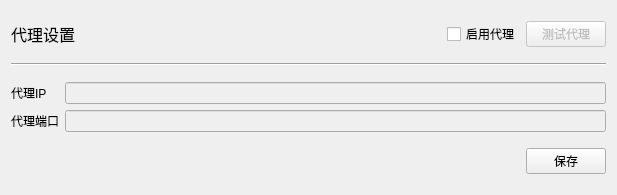
<?xml version="1.0" encoding="UTF-8"?>
<ui version="4.0">
 <class>ConfigForm</class>
 <widget class="QWidget" name="ConfigForm">
  <property name="geometry">
   <rect>
    <x>0</x>
    <y>0</y>
    <width>617</width>
    <height>195</height>
   </rect>
  </property>
  <property name="windowTitle">
   <string>设置</string>
  </property>
  <layout class="QVBoxLayout" name="verticalLayout" stretch="1,1,100,1">
   <item>
    <layout class="QHBoxLayout" name="horizontalLayout" stretch="0,0,0,0">
     <item>
      <widget class="QLabel" name="label">
       <property name="font">
        <font>
         <family>方正黑体简体</family>
         <pointsize>12</pointsize>
        </font>
       </property>
       <property name="text">
        <string>代理设置</string>
       </property>
      </widget>
     </item>
     <item>
      <spacer name="horizontalSpacer">
       <property name="orientation">
        <enum>Qt::Horizontal</enum>
       </property>
       <property name="sizeHint" stdset="0">
        <size>
         <width>40</width>
         <height>20</height>
        </size>
       </property>
      </spacer>
     </item>
     <item>
      <widget class="QCheckBox" name="ifProxyCheckBox">
       <property name="text">
        <string>启用代理</string>
       </property>
      </widget>
     </item>
     <item>
      <widget class="QPushButton" name="testProxyButton">
       <property name="enabled">
        <bool>false</bool>
       </property>
       <property name="text">
        <string>测试代理</string>
       </property>
      </widget>
     </item>
    </layout>
   </item>
   <item>
    <widget class="Line" name="line">
     <property name="orientation">
      <enum>Qt::Horizontal</enum>
     </property>
    </widget>
   </item>
   <item>
    <layout class="QGridLayout" name="gridLayout">
     <item row="0" column="0">
      <widget class="QLabel" name="label_2">
       <property name="text">
        <string>代理IP</string>
       </property>
      </widget>
     </item>
     <item row="0" column="1">
      <widget class="QLineEdit" name="proxyIpLineEdit">
       <property name="enabled">
        <bool>false</bool>
       </property>
      </widget>
     </item>
     <item row="1" column="0">
      <widget class="QLabel" name="label_3">
       <property name="text">
        <string>代理端口</string>
       </property>
      </widget>
     </item>
     <item row="1" column="1">
      <widget class="QLineEdit" name="proxyPortLineEdit">
       <property name="enabled">
        <bool>false</bool>
       </property>
      </widget>
     </item>
    </layout>
   </item>
   <item>
    <layout class="QHBoxLayout" name="horizontalLayout_3">
     <item>
      <widget class="QLabel" name="label_4">
       <property name="font">
        <font>
         <family>Arial</family>
         <pointsize>10</pointsize>
         <weight>50</weight>
         <bold>false</bold>
        </font>
       </property>
       <property name="styleSheet">
        <string notr="true">color: rgb(255, 85, 0);</string>
       </property>
       <property name="text">
        <string/>
       </property>
      </widget>
     </item>
     <item>
      <spacer name="horizontalSpacer_3">
       <property name="orientation">
        <enum>Qt::Horizontal</enum>
       </property>
       <property name="sizeHint" stdset="0">
        <size>
         <width>40</width>
         <height>20</height>
        </size>
       </property>
      </spacer>
     </item>
     <item>
      <widget class="QPushButton" name="pushButton">
       <property name="text">
        <string>保存</string>
       </property>
      </widget>
     </item>
    </layout>
   </item>
  </layout>
 </widget>
 <resources/>
 <connections>
  <connection>
   <sender>ifProxyCheckBox</sender>
   <signal>stateChanged(int)</signal>
   <receiver>ConfigForm</receiver>
   <slot>updateConnectButtonStatus()</slot>
   <hints>
    <hint type="sourcelabel">
     <x>515</x>
     <y>28</y>
    </hint>
    <hint type="destinationlabel">
     <x>580</x>
     <y>80</y>
    </hint>
   </hints>
  </connection>
  <connection>
   <sender>testProxyButton</sender>
   <signal>clicked()</signal>
   <receiver>ConfigForm</receiver>
   <slot>connectProxy()</slot>
   <hints>
    <hint type="sourcelabel">
     <x>636</x>
     <y>33</y>
    </hint>
    <hint type="destinationlabel">
     <x>474</x>
     <y>77</y>
    </hint>
   </hints>
  </connection>
  <connection>
   <sender>pushButton</sender>
   <signal>clicked()</signal>
   <receiver>ConfigForm</receiver>
   <slot>saveConf()</slot>
   <hints>
    <hint type="sourcelabel">
     <x>600</x>
     <y>236</y>
    </hint>
    <hint type="destinationlabel">
     <x>426</x>
     <y>218</y>
    </hint>
   </hints>
  </connection>
 </connections>
 <slots>
  <slot>updateConnectButtonStatus()</slot>
  <slot>connectProxy()</slot>
  <slot>saveConf()</slot>
 </slots>
</ui>
